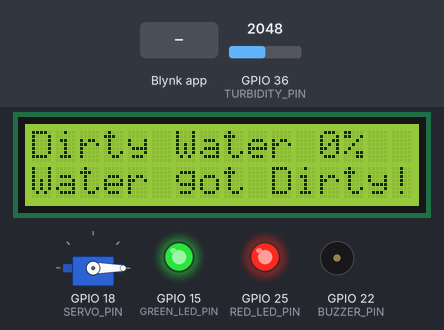
Recording of a sketch running on a simulated ESP32. Shown: 16×2 character LCD, servo, output pins drawn as LEDs (lit = HIGH), buzzer (waves = sounding, pin HIGH). Inputs (shaded band) come from the test bench; at power-on: GPIO 36 (TURBIDITY_PIN) = 2048. WiFi joins after 1.5 s; servers stay silent unless stated; what the sketch prints to the serial monitor is not drawn.

Above: at 9.6 s.
9.7 s: Blynk app writes 1 to V4
At 11.8 s:
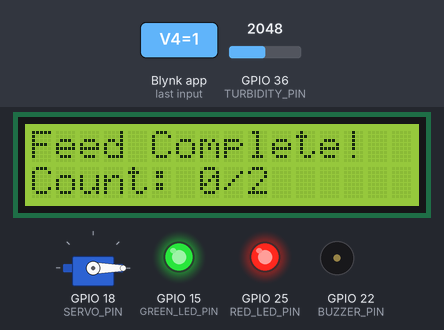
14.7 s: GPIO 36 (TURBIDITY_PIN) set to 1756
20.7 s: GPIO 36 (TURBIDITY_PIN) set to 1658
At 24.3 s:
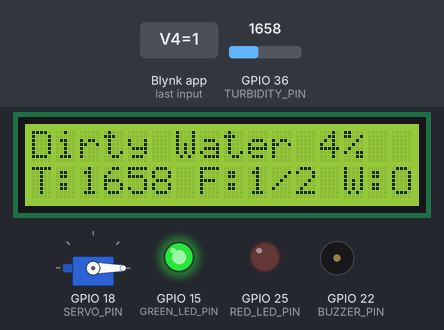
30.1 s: GPIO 36 (TURBIDITY_PIN) set to 1410
At 35.5 s:
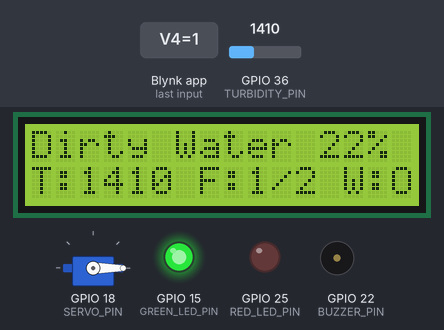
35.8 s: GPIO 36 (TURBIDITY_PIN) set to 1315
At 41.1 s:
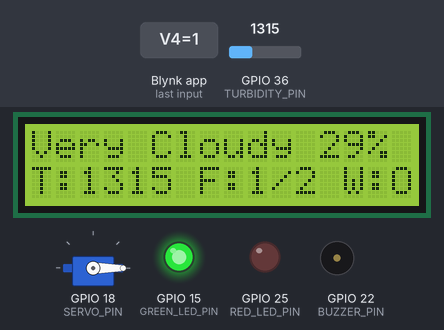
45.2 s: GPIO 36 (TURBIDITY_PIN) set to 1244
At 51.4 s:
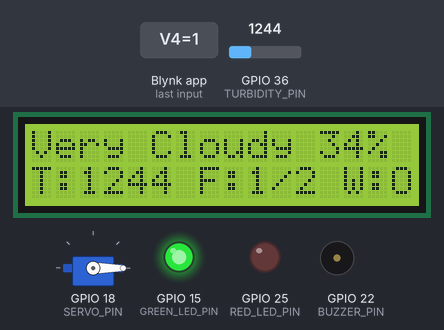
54.5 s: GPIO 36 (TURBIDITY_PIN) set to 1154
At 60.4 s:
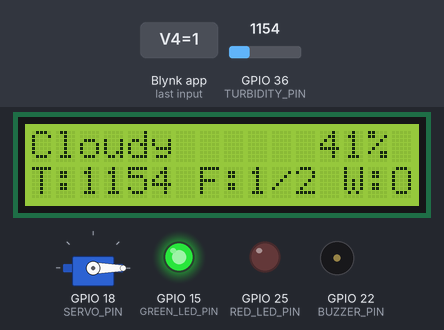
Timing chart, 0 to 61.9 s (numbered marks = the images above; inputs shaded):
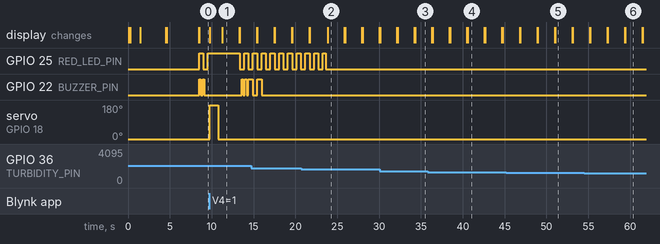

The sketch:

smartAquirimFinalize.ino
```cpp
// Blynk Configuration
#define BLYNK_TEMPLATE_ID "your_template_id"
#define BLYNK_TEMPLATE_NAME "your_template_name"
#define BLYNK_AUTH_TOKEN "your_auth_token"

// Library included
#include <WiFi.h>
#include <LiquidCrystal_I2C.h>
#include <ESP32Servo.h>
#include <Wire.h>
#include <BlynkSimpleEsp32.h>

// WiFi Credentials
char ssid[] = "Redmi Note";
char pass[] = "neverask";

// Pin Definitions
#define TURBIDITY_PIN A0      // GPIO36 (ADC1_CH0)
#define SERVO_PIN 18          // GPIO18 for servo motor
#define RED_LED_PIN 25        // GPIO25 for red LED
#define GREEN_LED_PIN 15      // GPIO15 for green LED
#define BUZZER_PIN 22         // GPIO22 for buzzer
#define SDA_PIN 23            // GPIO23 for I2C SDA
#define SCL_PIN 5             // GPIO5 for I2C SCL

// System Constants
int TURBIDITY_THRESHOLD = 1700;   // Can be changed via Blynk slider
#define FEEDING_HOUR_1 8         // 8:00 AM
#define FEEDING_HOUR_2 18        // 6:00 PM
#define SERVO_FEED_ANGLE 180     // Angle to rotate for feeding
#define SERVO_REST_ANGLE 0       // Servo rest position

// LCD Configuration
LiquidCrystal_I2C lcd(0x27, 16, 2);  // I2C address 0x27, 16x2 display

// Servo Configuration
Servo feedingServo;

// Blynk Timer
BlynkTimer timer;

// Global Variables
int turbidityValue = 0;
int waterClarityLevel = 0;  // New variable for 0-100 clarity scale
int dailyFeedCount = 0;
bool fedToday[2] = {false, false};  // Track morning and evening feeding
bool systemStarted = false;
unsigned long lastTurbidityCheck = 0;
unsigned long lastFeedingCheck = 0;
unsigned long redLedBlinkTime = 0;
bool redLedState = false;
int currentDay = 0;

// Non-blocking buzzer variables
unsigned long buzzerTimer = 0;
bool buzzerActive = false;
int buzzerBeepCount = 0;
int buzzerTargetBeeps = 0;
bool buzzerState = false;
unsigned long feedingBuzzerTimer = 0;
bool feedingBuzzerActive = false;
int feedingBuzzerCount = 0;

// Water dirty alert variables
bool waterDirtyAlert = false;
unsigned long dirtyAlertStartTime = 0;

// Blynk connection status
bool blynkConnected = false;

void setup() {
  Serial.begin(115200);

  // Initialize pins
  pinMode(RED_LED_PIN, OUTPUT);
  pinMode(GREEN_LED_PIN, OUTPUT);
  pinMode(BUZZER_PIN, OUTPUT);
  pinMode(TURBIDITY_PIN, INPUT);

  // Initialize I2C for LCD
  Wire.begin(SDA_PIN, SCL_PIN);

  // Initialize LCD with proper sequence
  delay(100);
  lcd.init();
  delay(100);
  lcd.backlight();
  delay(100);
  lcd.clear();
  delay(100);

  // Initialize servo
  feedingServo.attach(SERVO_PIN);
  feedingServo.write(SERVO_REST_ANGLE);

  // Initialize system
  initializeSystem();

  // Initialize Blynk
  Blynk.begin(BLYNK_AUTH_TOKEN, ssid, pass);

  // Setup Blynk timers
  timer.setInterval(2000L, sendSensorData);    // Send data every 2 seconds
  timer.setInterval(5000L, checkSystemStatus); // Check system every 5 seconds
  timer.setInterval(60000L, checkFeedingTime); // Check feeding every minute

  Serial.println("Automated Aquarium System with Blynk Started");
}

void loop() {
  Blynk.run();
  timer.run();

  unsigned long currentTime = millis();

  // Check turbidity every 5 seconds
  if (currentTime - lastTurbidityCheck >= 5000) {
    checkTurbidity();
    lastTurbidityCheck = currentTime;
  }

  // Update display every 2 seconds
  static unsigned long lastDisplayUpdate = 0;
  if (currentTime - lastDisplayUpdate >= 2000) {
    updateDisplay();
    lastDisplayUpdate = currentTime;
  }

  // Handle red LED blinking when water is dirty
  if (turbidityValue > TURBIDITY_THRESHOLD) {
    blinkRedLED();
  } else {
    digitalWrite(RED_LED_PIN, LOW);
  }

  // Handle non-blocking buzzer for dirty water
  handleDirtyWaterBuzzer();

  // Handle non-blocking buzzer for feeding
  handleFeedingBuzzer();

  // Reset daily feeding count at midnight
  int today = getCurrentDay();
  if (today != currentDay) {
    currentDay = today;
    dailyFeedCount = 0;
    fedToday[0] = false;
    fedToday[1] = false;
    Blynk.virtualWrite(V3, String(dailyFeedCount) + "/2");
    Serial.println("New day - Reset feeding count");
  }

  delay(100);  // Small delay to prevent excessive CPU usage
}

// BLYNK VIRTUAL PIN HANDLERS

// V0 - Water Status LED (Red/Green)
// V1 - Turbidity Value Display
// V2 - Water Clarity Text Display
// V3 - Daily Feed Count Display
// V4 - Manual Feed Button
BLYNK_WRITE(V4) {
  int buttonState = param.asInt();
  if (buttonState == 1) {
    Serial.println("Manual feeding triggered from Blynk");
    manualFeedFish();
  }
}

// V5 - Turbidity Gauge
// V6 - Feeding Status LED
// V7 - System Online LED
// V8 - Turbidity Threshold Slider
BLYNK_WRITE(V8) {
  TURBIDITY_THRESHOLD = param.asInt();
  Serial.print("Turbidity threshold updated to: ");
  Serial.println(TURBIDITY_THRESHOLD);
  Blynk.virtualWrite(V9, "Threshold: " + String(TURBIDITY_THRESHOLD));
}

// V9 - Next Feed Time / Threshold Display
// V10 - Reset Feed Counter Button
BLYNK_WRITE(V10) {
  int buttonState = param.asInt();
  if (buttonState == 1) {
    dailyFeedCount = 0;
    fedToday[0] = false;
    fedToday[1] = false;
    Blynk.virtualWrite(V3, String(dailyFeedCount) + "/2");
    Blynk.logEvent("feed_reset", "Daily feed counter has been reset manually");
    Serial.println("Feed counter reset from Blynk");
  }
}

// V11 - Water Clarity Level (0-100 scale)
// This is a new virtual pin for the clarity percentage

// Blynk connection status
BLYNK_CONNECTED() {
  blynkConnected = true;
  Serial.println("Blynk Connected");

  // Initialize Blynk widgets with current values
  updateBlynkWidgets();

  // Sync all virtual pins
  Blynk.syncAll();
}

BLYNK_DISCONNECTED() {
  blynkConnected = false;
  Serial.println("Blynk Disconnected");
}

void initializeSystem() {
  // Turn on green LED to indicate system is powered on
  digitalWrite(GREEN_LED_PIN, HIGH);

  // Multiple LCD initialization attempts to prevent garbage
  for(int attempt = 0; attempt < 3; attempt++) {
    lcd.init();
    delay(100);
  }
  lcd.backlight();
  lcd.clear();
  delay(500);

  // Display startup message
  lcd.setCursor(0, 0);
  lcd.print("Aquarium System ");
  lcd.setCursor(0, 1);
  lcd.print("Starting...     ");

  // Short startup beep
  startFeedingBuzzer(1);

  delay(3000);

  // Show ready message
  lcd.clear();
  delay(100);
  lcd.setCursor(0, 0);
  lcd.print("System Ready!   ");
  lcd.setCursor(0, 1);
  lcd.print("Connecting WiFi.");

  delay(2000);

  // Get current day for daily reset
  currentDay = getCurrentDay();

  systemStarted = true;
  Serial.println("System initialization complete");
}

void checkTurbidity() {
  turbidityValue = analogRead(TURBIDITY_PIN);

  // Calculate water clarity level (0-100 scale)
  // Higher clarity means cleaner water
  waterClarityLevel = calculateWaterClarity(turbidityValue);

  // Convert ADC reading to voltage (ESP32 ADC is 12-bit, 0-4095)
  float voltage = turbidityValue * (3.3 / 4095.0);

  Serial.print("Turbidity Value: ");
  Serial.print(turbidityValue);
  Serial.print(" (");
  Serial.print(voltage);
  Serial.print("V) - Clarity Level: ");
  Serial.print(waterClarityLevel);
  Serial.println("%");

  // Check if water is dirty
  static bool wasDirty = false;
  bool isDirty = (turbidityValue > TURBIDITY_THRESHOLD);

  if (isDirty && !wasDirty) {
    // Water just became dirty
    Serial.println("Water is dirty! Activating alert...");
    waterDirtyAlert = true;
    dirtyAlertStartTime = millis();
    startDirtyWaterBuzzer(3);

    // Send Blynk notification
    if (blynkConnected) {
      Blynk.logEvent("water_dirty", "Water quality alert! Turbidity: " + String(turbidityValue) + " Clarity: " + String(waterClarityLevel) + "%");
    }
  }

  // Clear dirty alert if water becomes clean
  if (!isDirty && wasDirty) {
    waterDirtyAlert = false;
    Serial.println("Water is now clean");

    // Send Blynk notification
    if (blynkConnected) {
      Blynk.logEvent("water_clean", "Water quality improved! Turbidity: " + String(turbidityValue) + " Clarity: " + String(waterClarityLevel) + "%");
    }
  }

  wasDirty = isDirty;
}

// New function to calculate water clarity level (0-100 scale)
int calculateWaterClarity(int turbidity) {
  // Calculate 80% of threshold (crystal clear threshold)
  int crystalClearThreshold = TURBIDITY_THRESHOLD * 0.2;  // 20% of threshold

  // If turbidity is very low (20% or less of threshold), return 100% clarity
  if (turbidity <= crystalClearThreshold) {
    return 100;
  }

  // If turbidity exceeds threshold, return 0% clarity
  if (turbidity >= TURBIDITY_THRESHOLD) {
    return 0;
  }

  // Linear interpolation between crystal clear threshold and dirty threshold
  // Higher turbidity = lower clarity
  int clarityRange = TURBIDITY_THRESHOLD - crystalClearThreshold;
  int turbidityFromClear = turbidity - crystalClearThreshold;

  int clarity = 100 - ((turbidityFromClear * 100) / clarityRange);

  // Ensure clarity is within 0-100 range
  clarity = constrain(clarity, 0, 100);

  return clarity;
}

void checkFeedingTime() {
  int currentHour = getCurrentHour();

  // Morning feeding (8:00 AM)
  if (currentHour == FEEDING_HOUR_1 && !fedToday[0]) {
    Serial.println("Morning feeding time!");
    feedFish();
    fedToday[0] = true;
    dailyFeedCount++;

    // Update Blynk
    if (blynkConnected) {
      Blynk.virtualWrite(V3, String(dailyFeedCount) + "/2");
      Blynk.logEvent("feeding", "Morning feeding completed automatically");
    }
  }

  // Evening feeding (6:00 PM)
  if (currentHour == FEEDING_HOUR_2 && !fedToday[1]) {
    Serial.println("Evening feeding time!");
    feedFish();
    fedToday[1] = true;
    dailyFeedCount++;

    // Update Blynk
    if (blynkConnected) {
      Blynk.virtualWrite(V3, String(dailyFeedCount) + "/2");
      Blynk.logEvent("feeding", "Evening feeding completed automatically");
    }
  }
}

void feedFish() {
  Serial.println("Feeding fish...");

  // Show feeding message on LCD
  lcd.clear();
  lcd.setCursor(0, 0);
  lcd.print("FEEDING TIME!   ");
  lcd.setCursor(0, 1);
  lcd.print("Dispensing food ");

  // Update Blynk feeding status
  if (blynkConnected) {
    Blynk.virtualWrite(V6, 255); // Turn on feeding LED
  }

  // Short double beep for feeding time
  startFeedingBuzzer(2);

  // Rotate servo to dispense food
  feedingServo.write(SERVO_FEED_ANGLE);
  delay(1000);  // Keep servo in feeding position for 1 second

  // Return servo to rest position
  feedingServo.write(SERVO_REST_ANGLE);
  delay(500);

  // Show completion message
  lcd.clear();
  lcd.setCursor(0, 0);
  lcd.print("Feed Complete!  ");
  lcd.setCursor(0, 1);
  lcd.print("Count: ");
  lcd.print(dailyFeedCount);
  lcd.print("/2      ");

  delay(2000);  // Show message for 2 seconds

  // Turn off feeding LED
  if (blynkConnected) {
    Blynk.virtualWrite(V6, 0);
  }

  Serial.println("Feeding complete");
}

void manualFeedFish() {
  // Prevent overfeeding
  if (dailyFeedCount >= 2) {
    if (blynkConnected) {
      Blynk.logEvent("feed_limit", "Daily feeding limit reached (2/2)");
    }
    Serial.println("Daily feeding limit reached");
    return;
  }

  feedFish();
  dailyFeedCount++;

  // Update Blynk
  if (blynkConnected) {
    Blynk.virtualWrite(V3, String(dailyFeedCount) + "/2");
    Blynk.logEvent("manual_feed", "Manual feeding completed via app");
  }
}

void updateDisplay() {
  // Clear display to prevent garbage
  lcd.clear();
  delay(50);  // Small delay for LCD stability

  // Line 1: Water clarity text and clarity percentage
  lcd.setCursor(0, 0);
  String clarity = getClarityLevel();
  lcd.print(clarity);

  // Add clarity percentage to first line if there's space
  int clarityTextLen = clarity.length();
  if (clarityTextLen <= 12) {  // Leave space for percentage
    int spaces = 16 - clarityTextLen - 4;  // Reserve 4 chars for "XX%"
    for(int i = 0; i < spaces; i++) {
      lcd.print(" ");
    }
    lcd.print(waterClarityLevel);
    lcd.print("%");
  }

  // Line 2: Show appropriate message
  lcd.setCursor(0, 1);

  if (waterDirtyAlert && turbidityValue > TURBIDITY_THRESHOLD) {
    // Show "Water got Dirty" message when water is dirty
    lcd.print("Water got Dirty!");
  } else {
    // Normal display: Turbidity value, feeding count, and connection status
    lcd.print("T:");
    lcd.print(turbidityValue);
    lcd.print(" F:");
    lcd.print(dailyFeedCount);
    lcd.print("/2");

    if (blynkConnected) {
      lcd.print(" W:ON");
    } else {
      lcd.print(" W:OFF");
    }
  }
}

// Blynk data sender function
void sendSensorData() {
  if (blynkConnected) {
    // Update all Blynk widgets
    updateBlynkWidgets();
  }
}

void updateBlynkWidgets() {
  // V0 - Water Status LED
  if (turbidityValue > TURBIDITY_THRESHOLD) {
    Blynk.virtualWrite(V0, 255); // Red for dirty water
  } else {
    Blynk.virtualWrite(V0, 0);   // Off for clean water
  }

  // V1 - Turbidity Value
  Blynk.virtualWrite(V1, turbidityValue);

  // V2 - Water Clarity Text
  Blynk.virtualWrite(V2, getClarityLevel());

  // V3 - Daily Feed Count
  Blynk.virtualWrite(V3, String(dailyFeedCount) + "/2");

  // V5 - Water Clarity Gauge (0-100 range)
  Blynk.virtualWrite(V5, waterClarityLevel);

  // V7 - System Online LED
  Blynk.virtualWrite(V7, 255); // Always on when connected

  // V9 - Next Feed Time
  int currentHour = getCurrentHour();
  int nextFeed;
  String nextFeedText;

  if (currentHour < FEEDING_HOUR_1) {
    nextFeed = FEEDING_HOUR_1;
    nextFeedText = "Next: " + String(nextFeed) + ":00 AM";
  } else if (currentHour < FEEDING_HOUR_2) {
    nextFeed = FEEDING_HOUR_2;
    nextFeedText = "Next: " + String(nextFeed) + ":00 PM";
  } else {
    nextFeedText = "Next: 8:00 AM (Tomorrow)";
  }

  Blynk.virtualWrite(V9, nextFeedText);

  // V11 - Water Clarity Level (0-100 scale) - Same as V5 but as separate widget
  Blynk.virtualWrite(V11, waterClarityLevel);
}

void checkSystemStatus() {
  // This function runs every 5 seconds to check system health
  if (blynkConnected) {
    // Update system status
    Blynk.virtualWrite(V7, 255); // System online
  }
}

// Updated getClarityLevel function based on threshold percentage
String getClarityLevel() {
  // Calculate percentage thresholds based on TURBIDITY_THRESHOLD
  int crystalClearMax = TURBIDITY_THRESHOLD * 0.4;   // 20% of threshold
  int clearMax = TURBIDITY_THRESHOLD * 0.5;          // 40% of threshold
  int slightlyCloudyMax = TURBIDITY_THRESHOLD * 0.6; // 60% of threshold
  int cloudyMax = TURBIDITY_THRESHOLD * 0.7;         // 80% of threshold
  int veryCloudyMax = TURBIDITY_THRESHOLD * 0.8;    // 95% of threshold

  if (turbidityValue <= crystalClearMax) {
    return "Crystal Clear";
  } else if (turbidityValue <= clearMax) {
    return "Clear";
  } else if (turbidityValue <= slightlyCloudyMax) {
    return "Slightly Cloudy";
  } else if (turbidityValue <= cloudyMax) {
    return "Cloudy";
  } else if (turbidityValue <= veryCloudyMax) {
    return "Very Cloudy";
  } else {
    return "Dirty Water";
  }
}

void blinkRedLED() {
  unsigned long currentTime = millis();

  if (currentTime - redLedBlinkTime >= 500) {  // Blink every 500ms
    redLedState = !redLedState;
    digitalWrite(RED_LED_PIN, redLedState);
    redLedBlinkTime = currentTime;
  }
}

// Non-blocking buzzer functions
void startDirtyWaterBuzzer(int beeps) {
  buzzerActive = true;
  buzzerBeepCount = 0;
  buzzerTargetBeeps = beeps;
  buzzerTimer = millis();
  buzzerState = false;
  digitalWrite(BUZZER_PIN, LOW);
}

void startFeedingBuzzer(int beeps) {
  feedingBuzzerActive = true;
  feedingBuzzerCount = 0;
  feedingBuzzerTimer = millis();
  buzzerTargetBeeps = beeps * 2; // Double for on/off cycles
}

void handleDirtyWaterBuzzer() {
  if (!buzzerActive) return;

  unsigned long currentTime = millis();

  if (currentTime - buzzerTimer >= 500) { // Long beeps for dirty water
    buzzerState = !buzzerState;
    digitalWrite(BUZZER_PIN, buzzerState);
    buzzerTimer = currentTime;

    if (!buzzerState) { // Just turned off
      buzzerBeepCount++;
      if (buzzerBeepCount >= buzzerTargetBeeps) {
        buzzerActive = false;
        digitalWrite(BUZZER_PIN, LOW);
      }
    }
  }
}

void handleFeedingBuzzer() {
  if (!feedingBuzzerActive) return;

  unsigned long currentTime = millis();

  if (currentTime - feedingBuzzerTimer >= 200) { // Short beeps for feeding
    if (feedingBuzzerCount < buzzerTargetBeeps) {
      digitalWrite(BUZZER_PIN, !digitalRead(BUZZER_PIN));
      feedingBuzzerCount++;
      feedingBuzzerTimer = currentTime;
    } else {
      feedingBuzzerActive = false;
      digitalWrite(BUZZER_PIN, LOW);
    }
  }
}

// Simulate getting current hour (0-23)
// In a real implementation, you might use RTC or NTP
int getCurrentHour() {
  // For simulation, use millis() to cycle through hours
  return (millis() / 60000) % 24;  // Each minute represents an hour
}

// Simulate getting current day
int getCurrentDay() {
  // For simulation, increment day every 24 "hours"
  return (millis() / (60000 * 24));  // New day every 24 minutes
}

/*
UPDATED BLYNK SETUP GUIDE:
==========================

1. WIDGET CONFIGURATION (2000/2000 energy used):

   V0 - LED Widget (100 energy)
   - Name: "Water Status"
   - Color: Red for dirty, Off for clean

   V1 - Value Display (0 energy)
   - Name: "Turbidity Raw Value"
   - Units: "ADC"

   V2 - Value Display (0 energy)
   - Name: "Water Clarity Text"
   - Reading Frequency: 2 sec

   V3 - Value Display (0 energy)
   - Name: "Daily Feeds"
   - Shows: "X/2"

   V4 - Button (200 energy)
   - Name: "Manual Feed"
   - Mode: Push
   - Color: Blue

   V5 - Gauge (200 energy)
   - Name: "Water Clarity Level"
   - Min: 0, Max: 100
   - Units: "%"
   - Color: Red to Green gradient (0% red, 100% green)

   V6 - LED Widget (100 energy)
   - Name: "Feeding Status"
   - Color: Yellow (on during feeding)

   V7 - LED Widget (100 energy)
   - Name: "System Online"
   - Color: Green

   V8 - Slider (200 energy)
   - Name: "Turbidity Threshold"
   - Min: 100, Max: 1000
   - Default: 500

   V9 - Value Display (0 energy)
   - Name: "Next Feeding"
   - Shows feeding schedule

   V10 - Button (200 energy)
   - Name: "Reset Counter"
   - Mode: Push
   - Color: Orange

   V11 - Gauge (200 energy) [NEW]
   - Name: "Water Clarity Level"
   - Min: 0, Max: 100
   - Units: "%"
   - Color: Red to Green gradient

2. KEY CHANGES MADE:
   - Added waterClarityLevel variable (0-100 scale)
   - Added calculateWaterClarity() function
   - Updated getClarityLevel() to use threshold-based percentages
   - Modified updateDisplay() to show clarity percentage
   - Added V11 for water clarity gauge
   - Updated notifications to include clarity percentage

3. CLARITY CALCULATION:
   - Crystal Clear: 0-20% of threshold (100% clarity)
   - Clear: 20-40% of threshold (80-100% clarity)
   - Slightly Cloudy: 40-60% of threshold (60-80% clarity)
   - Cloudy: 60-80% of threshold (40-60% clarity)
   - Very Cloudy: 80-95% of threshold (20-40% clarity)
   - Dirty Water: Above 95% of threshold (0-20% clarity)

4. MODERN UI LAYOUT SUGGESTION:
   Row 1: V0 (Water Status LED) | V5 (Clarity % Gauge) | V1 (Turbidity Raw Value)
   Row 2: V2 (Clarity Text) | V11 (Clarity % Gauge 2) | V7 (System Online)
   Row 3: V3 (Feed Count) | V4 (Manual Feed Button) | V6 (Feeding LED)
   Row 4: V8 (Threshold Slider) | V9 (Next Feed) | V10 (Reset Button)

Now you have:
- Separate turbidity raw value and water clarity percentage
- Dynamic thresholds based on your configurable TURBIDITY_THRESHOLD
- Higher clarity percentage means cleaner water
- Threshold-relative clarity levels instead of fixed values
*/
```

Measured:
- the behaviour switches between 1701 and 1700 on GPIO 36 (TURBIDITY_PIN) (found by bisection; images 1 and 2)
- the behaviour switches between 1361 and 1360 on GPIO 36 (TURBIDITY_PIN) (found by bisection; images 3 and 4)
- the behaviour switches between 1191 and 1190 on GPIO 36 (TURBIDITY_PIN) (found by bisection; images 5 and 6)
- after the input at 9.7 s, GPIO 22 (BUZZER_PIN): alternates HIGH for 0.20 s and LOW for 0.20 s, starting after 3.9 s; servo on GPIO 18 (SERVO_PIN): 0° → 180° after 0.06 s, → 0° 1.0 s later; the display: first changes after 0.06 s (image 1 shows a later state)
- after the input at 30.1 s, the display: first differs from a run without the input after 4.2 s (image 3)
- after the input at 35.8 s, the display: first differs from a run without the input after 4.8 s (image 4)
- after the input at 45.2 s, the display: first differs from a run without the input after 5.9 s (image 5)
- after the input at 54.5 s, the display: first differs from a run without the input after 4.9 s (image 6)
